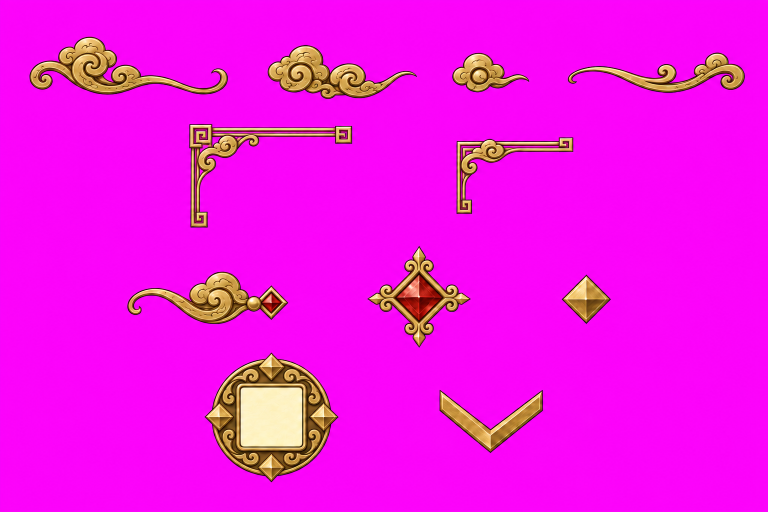
#> input picture art/ui/codex/ornaments_filled_source.png, 1536 x 1024 px, given in place of bossbar_plate.png, which was not available (shown at 1/2 size)
$ python boss_bar_reshape.py ../art/ui/codex out.png
#> lines starting #> are read from the running program, lines starting #| are printed output that depends on the picture; pictures that were not available may be replaced by others from this repository, and a replacement may not be noted
"""Reshape the boss bar's plate and mount: the trough's right end at a shallow slant,
straight segment cuts, and the kit ruby stud as a small end cap in place of the square
socket (user, 2026-10-23: "lighter slant, straight cuts, smaller on phones").

The Figma sheet `Export / Roblox Boss Bar` (node 35:177) is still the first, 45-degree
version and the kit file can't be edited from here (no edit access through the MCP), so
this rebuilds the right part of the matted exports from the sheet's own flat shapes:
every column of the plate between its ends is identical (vertical gradients only), so
the body, gilt edge and trough are re-laid from one column each along the new outline;
the mount keeps its plaque and gold cap as exported, and its trough rim (1 px gilt) and
segment cuts (1.5 px, near black) are redrawn. The end cap is the kit's
`ornament_ruby_stud` cut, scaled, not redrawn. No generated ornament is repainted.

Source: the 45-degree exports (git show 3d6d826:art/ui/figma/boss/bossbar_plate.png and
bossbar_mount.png, 1024x190 for the 560x104 box), whose left part (x < 200 plate,
x < 40 mount) and plaque (y < 28.5) are copied as they are. It works on that 1024x190
grid and writes each piece at display size (SIZES).

    uv run --with pillow --with numpy python tools/boss_bar_reshape.py SRC_DIR OUT_DIR [--angle 15]

Prints the geometry (in 1x box px) that BossBars and draw_boss_bars.py must match:
the trough's top-right x (the Bar frame is 28..that x, rows 40..64) and the slant.
"""
import argparse
import json
import math
from pathlib import Path

import numpy as np
from PIL import Image

ROOT = Path(__file__).resolve().parent.parent
RUBY = ROOT / "art/ui/codex/cut/ornament_ruby_stud.png"
BOX_W, BOX_H = 560, 104
OUT_W, OUT_H = 1024, 190
K = OUT_W / BOX_W  # working px per box px
# Written at display size (Roblox draws GUI images without mipmaps, so the 1024 px
# export shown at 560 looked soft; user, 2026-10-23): the PC box, and half of it for
# phones (shown about 270 wide).
SIZES = {"": (BOX_W, BOX_H), "_phone": (BOX_W // 2, BOX_H // 2)}
# Clear rows above the plaque's scroll tips, which reach the export's top edge (no
# mipmaps: the quad's edge would cut them straight). Plate and Mount are grown by it
# in Studio: Position y -PAD_TOP/104, Size y (104 + PAD_TOP)/104.
PAD_TOP = 4

PLATE_TOP, PLATE_BOT = 33.8, 70.0  # outer gilt edge rows
PLATE_MID = (PLATE_TOP + PLATE_BOT) / 2
TROUGH_TOP, TROUGH_BOT = 39.2, 64.3  # trough well, incl. its dark lip rows
BAR_TOP, BAR_BOT, BAR_LEFT = 40.0, 64.0, 28.0  # the Bar frame (fill window)
RIM_TOP, RIM_BOT, RIM_W = 39.65, 63.7, 1.1  # mount's trough rim, inside stroke
GILT_W = 2.25  # plate's outer gilt stroke
BODY_X, TROUGH_X = 25.5, 300.0  # plate columns sampled for body and trough
PLATE_KEEP, MOUNT_KEEP, PLAQUE_KEEP = 200.0, 40.0, 28.5
RIM_RGB, RIM_A = (150, 117, 59), 0.96
CUT_RGB, CUT_A, CUT_W = (5, 7, 10), 0.55, 1.5


def grid():
    ys, xs = np.mgrid[0:OUT_H, 0:OUT_W].astype(np.float64)
    return (xs + 0.5) / K, (ys + 0.5) / K  # pixel centres in box px


def cov(sd):
    """Coverage from a signed distance in box px (negative inside)."""
    return np.clip(0.5 - sd * K, 0, 1)


def slant_sd(x, y, x_at_mid, t, mid):
    """Signed distance to the end line through (x_at_mid, mid) leaning t px right per px up."""
    return ((x - x_at_mid) + (y - mid) * t) / math.sqrt(1 + t * t)


def ruby_layer(size, cx, cy):
    ruby = Image.open(RUBY).convert("RGBA")
    ruby = ruby.crop(ruby.getbbox())
    px = round(size * K)
    ruby = ruby.resize((px, round(px * ruby.height / ruby.width)), Image.LANCZOS)
    layer = Image.new("RGBA", (OUT_W, OUT_H))
    layer.alpha_composite(ruby, (round(cx * K - ruby.width / 2), round(cy * K - ruby.height / 2)))
    return np.asarray(layer).astype(np.float64)


def over(dst, rgb, a):
    """Alpha-composite a flat colour (or per-pixel rgb) with alpha a over dst (float RGBA)."""
    src_a = a
    dst_a = dst[..., 3] / 255
    out_a = src_a + dst_a * (1 - src_a)
    rgb = np.broadcast_to(np.asarray(rgb, dtype=np.float64), dst[..., :3].shape)
    out = (rgb * src_a[..., None] + dst[..., :3] * (dst_a * (1 - src_a))[..., None]) / np.maximum(out_a, 1e-6)[..., None]
    dst[..., :3] = out
    dst[..., 3] = out_a * 255
    return dst


def build(src: Path, out: Path, angle: float, ruby_size: float, ruby_cx: float, clear: float):
#> called with angle = 15, ruby_size = 30, ruby_cx = 534, clear = 3
    t = math.tan(math.radians(angle))
    plate0 = np.asarray(Image.open(src / "bossbar_plate.png").convert("RGBA")).astype(np.float64)
    mount0 = np.asarray(Image.open(src / "bossbar_mount.png").convert("RGBA")).astype(np.float64)
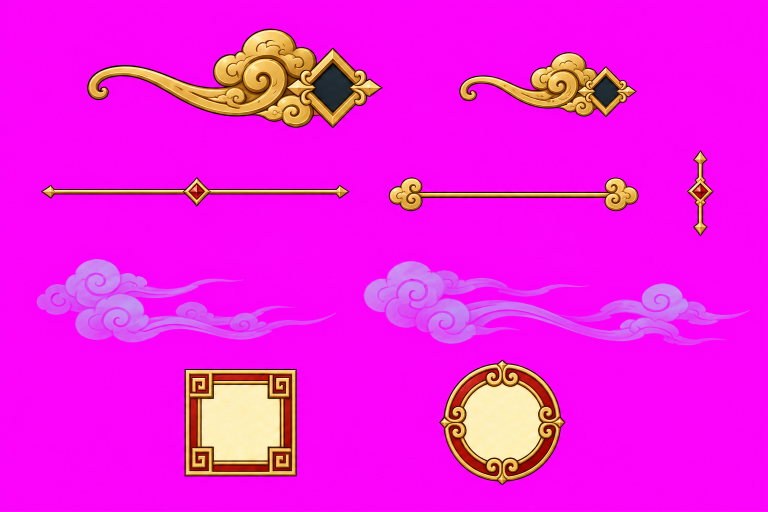
#> input picture art/ui/codex/sheet_a1.png, 1536 x 1024 px, given in place of bossbar_mount.png, which was not available (shown at 1/2 size)
    x, y = grid()
    ruby = ruby_layer(ruby_size, ruby_cx, PLATE_MID)
#> in ruby_layer, `layer = Image.new("RGBA", (OUT_W, OUT_H))`: layer: PIL image 1024x190 RGBA; every value is 0
#> in ruby_layer, `layer.alpha_composite(ruby, (round(cx * K - ruby.width / 2), round(cy ..`:
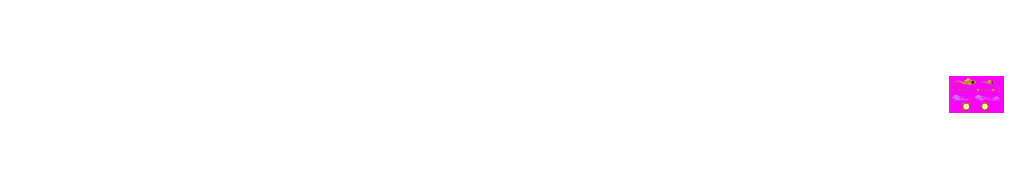
#> layer: PIL image 1024x190 RGBA; mean R, G, B, A 2.5, 0.3, 2.4, 2.7; transparent parts drawn white

    # trough end: 6 px of frame inside the plate's end, and `clear` px left of the ruby
    # on every trough row, so a full bar's leading edge shows whole
    sec = math.sqrt(1 + t * t)
    tx_frame = ruby_cx + (PLATE_MID - BAR_TOP) * t - 6 * sec
    tx = tx_frame
    for row in range(OUT_H):
        yy = (row + 0.5) / K
        if not (BAR_TOP <= yy <= BAR_BOT):
            continue
        hit = np.where(ruby[row, :, 3] > 0.3 * 255)[0]
        if len(hit):
            cap_left = hit[0] / K
            tx = min(tx, cap_left - clear + (yy - BAR_TOP) * t)
    trough_mid = tx - (PLATE_MID - BAR_TOP) * t  # trough end line at the plate's mid row

    def col(img, bx):
        return img[:, int(bx * K)]

    def at_rows(column, rows):
        idx = np.clip(rows * K - 0.5, 0, OUT_H - 1)
        lo = np.floor(idx).astype(int)
        hi = np.minimum(lo + 1, OUT_H - 1)
        f = (idx - lo)[..., None]
        return column[lo] * (1 - f) + column[hi] * f

    # ---- plate
    body_col, trough_col = col(plate0, BODY_X), col(plate0, TROUGH_X)
#> body_col = 1024 rows, first 6: [248, 5, 250, 255], [249, 4, 251, 255], [250, 4, 251, 255], [251, 3, 252, 255], [252, 3, 252, 255], [252, 4, 251, 255]; trough_col = 1024 rows, first 6: [248, 5, 250, 255], [249, 4, 251, 255], [251, 4, 251, 255], [252, 3, 252, 255], [252, 2, 252, 255], [251, 3, 251, 255]
    sd_end = slant_sd(x, y, ruby_cx, t, PLATE_MID)
    sd = np.maximum.reduce([PLATE_TOP - y, y - PLATE_BOT, sd_end])
    inside = -sd
    gilt = at_rows(body_col, PLATE_TOP + np.clip(inside, 0, GILT_W))
#> in at_rows, `lo = np.floor(idx).astype(int)`:
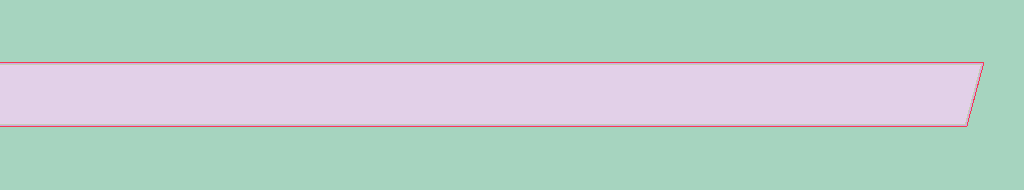
#> lo: shape (190, 1024) int64; 5 distinct labels, from 61 to 65; one colour per label, 0 black
#> in at_rows, `hi = np.minimum(lo + 1, OUT_H - 1)`: hi: shape (190, 1024) int64; 5 distinct labels, from 62 to 66
#> in at_rows, `return column[lo] * (1 - f) + column[hi] * f`:
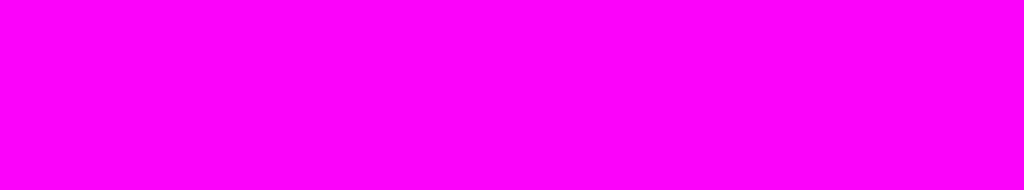
#> returned value: shape (190, 1024, 4) float64; mean of channels 0, 1, 2, 3 251.1, 2.8, 250.7, 255; drawn as R, G, B
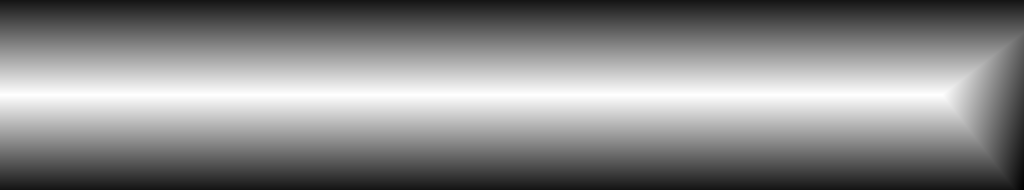
#> inside: shape (190, 1024) float64; min -38.24, max 17.88, mean -8.39; drawn with min black and max white
    body = at_rows(body_col, y)
#> in at_rows (call 2), `idx = np.clip(rows * K - 0.5, 0, OUT_H - 1)`:
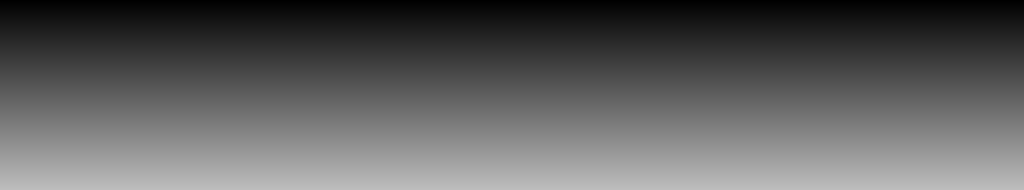
#> idx: shape (190, 1024) float64; min 0, max 189, mean 94.5
#> in at_rows (call 2), `lo = np.floor(idx).astype(int)`:
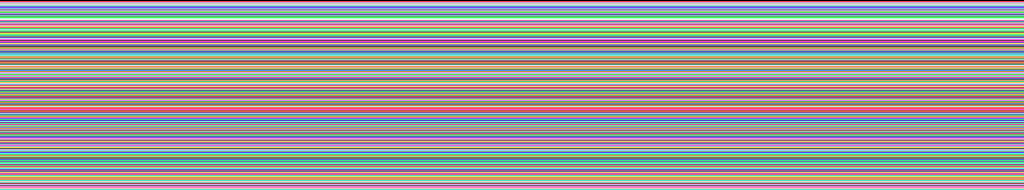
#> lo: shape (190, 1024) int64; 190 distinct labels, from 0 to 189; one colour per label, 0 black
#> in at_rows (call 2), `hi = np.minimum(lo + 1, OUT_H - 1)`: hi: shape (190, 1024) int64; 189 distinct labels, from 1 to 189
#> in at_rows (call 2), `f = (idx - lo)[..., None]`: f: shape (190, 1024, 1) float64; every value is 0
    rgb = np.where((inside < GILT_W)[..., None], gilt[..., :3], body[..., :3])
    plate = np.zeros_like(plate0)
#> (the run stopped early here; a loop or call above may not have finished)
